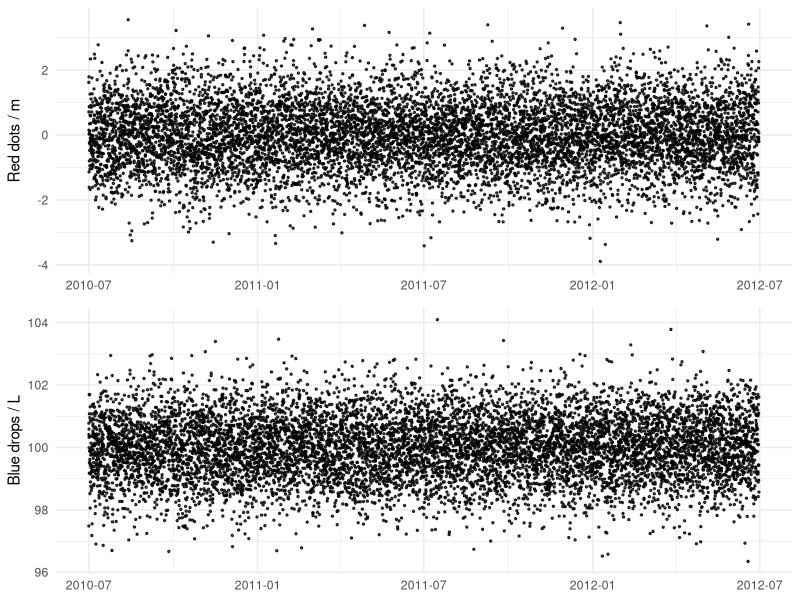

Recreate this plot in R.
library(ggplot2)
library(grid)
library(dplyr)
library(lubridate)
library(reshape2)

#' Create some data to play with. Two time series with the same timestamp.
df <- data.frame(DateTime = ymd("2010-07-01") + c(0:8760) * hours(2), series1 = rnorm(8761), series2 = rnorm(8761, 100))

#' Create the two plots.
plot1 <- df %>%
  select(DateTime, series1) %>%
  na.omit() %>%
  ggplot() +
  geom_point(aes(x = DateTime, y = series1), size = 0.5, alpha = 0.75) +
  ylab("Red dots / m") +
  theme_minimal() +
  theme(axis.title.x = element_blank())

plot2 <- df %>%
  select(DateTime, series2) %>%
  na.omit() %>%
  ggplot() +
  geom_point(aes(x = DateTime, y = series2), size = 0.5, alpha = 0.75) +
  ylab("Blue drops / L") +
  theme_minimal() +
  theme(axis.title.x = element_blank())

grid.newpage()
grid.draw(rbind(ggplotGrob(plot1), ggplotGrob(plot2), size = "last"))

x <- seq(1, 5, length = 100)
y <- replicate(10, sin(2 * pi * x) + rnorm(100, 0, 0.3), "list")
z <- replicate(10, sin(2 * pi * x) + rnorm(100, 5, 0.3), "list")
y <- melt(y)
z <- melt(z)
df <- data.frame(x = y$Var1, rep = y$Var2, y = y$value, z = z$value)
dat <- melt(df, id = c("x", "rep"))